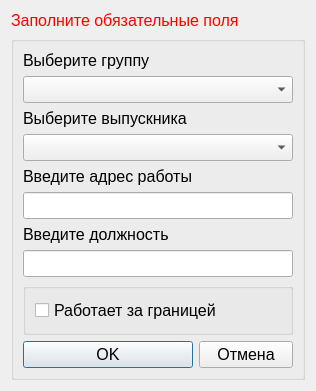
<?xml version="1.0" encoding="UTF-8"?>
<ui version="4.0">
 <class>AddOrEditTrudoVip</class>
 <widget class="QDialog" name="AddOrEditTrudoVip">
  <property name="geometry">
   <rect>
    <x>0</x>
    <y>0</y>
    <width>316</width>
    <height>363</height>
   </rect>
  </property>
  <property name="windowTitle">
   <string>Dialog</string>
  </property>
  <layout class="QGridLayout" name="gridLayout_2">
   <item row="0" column="0">
    <widget class="QLabel" name="label_error">
     <property name="font">
      <font>
       <pointsize>12</pointsize>
      </font>
     </property>
     <property name="styleSheet">
      <string notr="true">color:red;</string>
     </property>
     <property name="text">
      <string>Заполните обязательные поля</string>
     </property>
    </widget>
   </item>
   <item row="1" column="0">
    <widget class="QGroupBox" name="groupBox">
     <property name="font">
      <font>
       <pointsize>12</pointsize>
      </font>
     </property>
     <property name="title">
      <string/>
     </property>
     <layout class="QGridLayout" name="gridLayout">
      <item row="0" column="0">
       <widget class="QLabel" name="label">
        <property name="font">
         <font>
          <pointsize>12</pointsize>
         </font>
        </property>
        <property name="text">
         <string>Выберите группу</string>
        </property>
       </widget>
      </item>
      <item row="4" column="0">
       <widget class="QLabel" name="label_3">
        <property name="font">
         <font>
          <pointsize>12</pointsize>
         </font>
        </property>
        <property name="text">
         <string>Введите адрес работы</string>
        </property>
       </widget>
      </item>
      <item row="2" column="0">
       <widget class="QLabel" name="label_2">
        <property name="font">
         <font>
          <pointsize>12</pointsize>
         </font>
        </property>
        <property name="text">
         <string>Выберите выпускника</string>
        </property>
       </widget>
      </item>
      <item row="8" column="0">
       <widget class="QLabel" name="label_4">
        <property name="font">
         <font>
          <pointsize>12</pointsize>
         </font>
        </property>
        <property name="text">
         <string>Введите должность</string>
        </property>
       </widget>
      </item>
      <item row="11" column="0">
       <widget class="QPushButton" name="pushButton">
        <property name="font">
         <font>
          <pointsize>12</pointsize>
         </font>
        </property>
        <property name="text">
         <string>OK</string>
        </property>
        <property name="icon">
         <iconset resource="../resourses.qrc">
          <normaloff>:/img/img/ok.png</normaloff>:/img/img/ok.png</iconset>
        </property>
       </widget>
      </item>
      <item row="11" column="1">
       <widget class="QPushButton" name="pushButton_2">
        <property name="font">
         <font>
          <pointsize>12</pointsize>
         </font>
        </property>
        <property name="text">
         <string>Отмена</string>
        </property>
        <property name="icon">
         <iconset resource="../resourses.qrc">
          <normaloff>:/img/img/cancel.png</normaloff>:/img/img/cancel.png</iconset>
        </property>
       </widget>
      </item>
      <item row="10" column="0" colspan="2">
       <widget class="QGroupBox" name="groupBox_2">
        <property name="font">
         <font>
          <pointsize>12</pointsize>
         </font>
        </property>
        <property name="title">
         <string/>
        </property>
        <layout class="QGridLayout" name="gridLayout_3">
         <item row="0" column="0">
          <widget class="QCheckBox" name="checkBox">
           <property name="font">
            <font>
             <pointsize>12</pointsize>
            </font>
           </property>
           <property name="text">
            <string>Работает за границей</string>
           </property>
          </widget>
         </item>
        </layout>
       </widget>
      </item>
      <item row="9" column="0" colspan="2">
       <widget class="QLineEdit" name="lineEdit_ZanimaemayaDoljnost">
        <property name="font">
         <font>
          <pointsize>12</pointsize>
         </font>
        </property>
       </widget>
      </item>
      <item row="5" column="0" colspan="2">
       <widget class="QLineEdit" name="lineEdit_AdresRaboti">
        <property name="font">
         <font>
          <pointsize>12</pointsize>
         </font>
        </property>
       </widget>
      </item>
      <item row="3" column="0" colspan="2">
       <widget class="QComboBox" name="comboBox_Vipusk">
        <property name="font">
         <font>
          <pointsize>12</pointsize>
         </font>
        </property>
       </widget>
      </item>
      <item row="1" column="0" colspan="2">
       <widget class="QComboBox" name="comboBoxGroup">
        <property name="font">
         <font>
          <pointsize>12</pointsize>
         </font>
        </property>
       </widget>
      </item>
     </layout>
    </widget>
   </item>
  </layout>
 </widget>
 <resources>
  <include location="../resourses.qrc"/>
 </resources>
 <connections/>
</ui>
